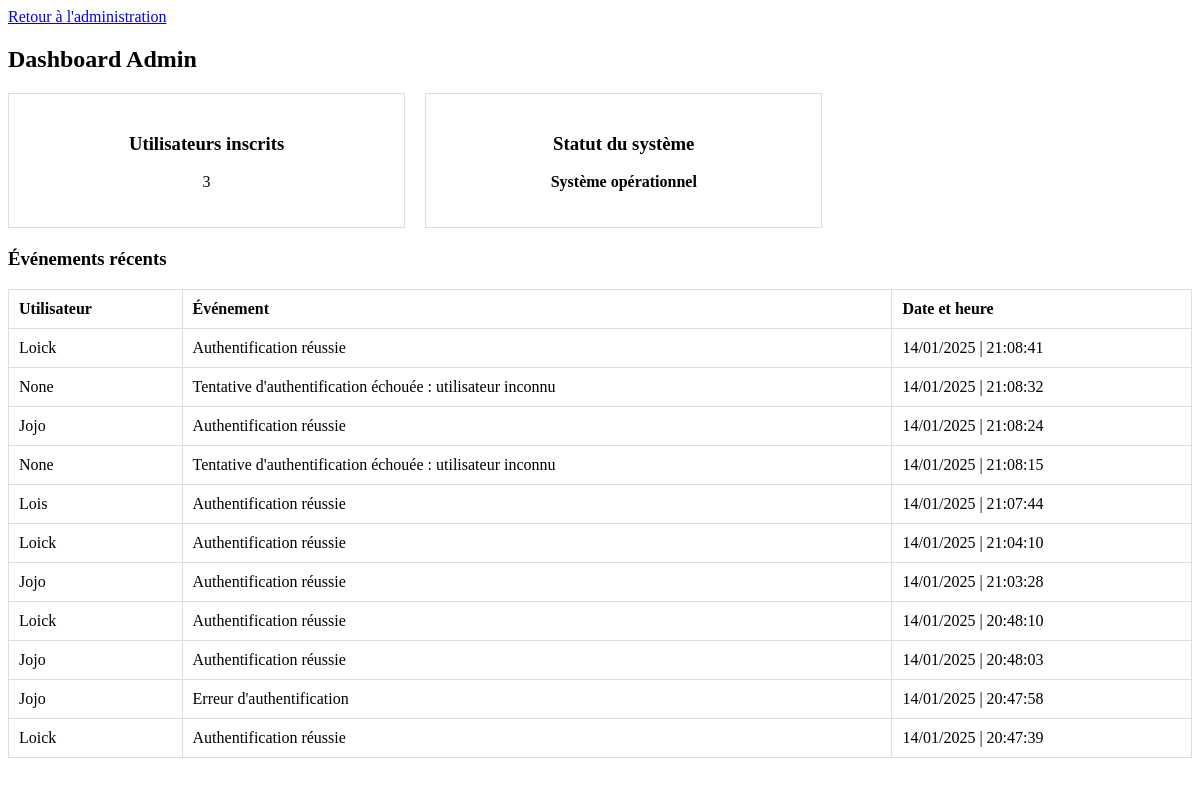
The app's page /admin/dashboard (signed in) with its own data.
### tables this page shows
CREATE TABLE events (
        id INTEGER PRIMARY KEY,
        user_id INTEGER,
        event TEXT,
        timestamp TIMESTAMP DEFAULT (DATETIME('now', 'localtime')),
        FOREIGN KEY(user_id) REFERENCES users(id)
    );

CREATE TABLE users (
        id INTEGER PRIMARY KEY, 
        name VARCHAR(255) NOT NULL UNIQUE,
        password VARCHAR(255) NOT NULL,
        role VARCHAR(50) NOT NULL DEFAULT 'user'
    );

### Backend/app.py (the view)
@app.route('/admin/dashboard')
def dashboard():
    if 'role' not in session or session['role'] != 'admin':
        flash("Accès interdit.", 'error')
        return redirect(url_for('login'))
    users_count = get_all_users_count()
    system_status = check_system_status()
    recent_events = get_recent_events()
    return render_template('admin_dashboard.html', users_count=users_count, system_status=system_status, recent_events=recent_events)

### Backend/database.py (called while the page is built)
def get_all_users_count():
    with db.connect() as conn:
        result = conn.execute(text("SELECT COUNT(*) FROM users"))
        return result.scalar()  # Renvoie le nombre d'utilisateurs

def check_system_status():
    try:
        with db.connect() as conn:
            conn.execute(text("SELECT 1"))
        return "Système opérationnel"
    except Exception as e:
        return f"Erreur : {str(e)}"

def get_recent_events():
    with db.connect() as conn:
        result = conn.execute(text("SELECT events.event, strftime('%d/%m/%Y | %H:%M:%S', events.timestamp) AS formatted_timestamp, users.name AS user_name FROM events LEFT JOIN users ON events.user_id = users.id ORDER BY events.timestamp DESC LIMIT 20;")).fetchall()
        return [dict(row) for row in result]

### Frontend/templates/admin_dashboard.html (shortened to what this page needs)
<!DOCTYPE html>
<html lang="fr">
<head>
</head>
<a href="/admin" class="btn-back">Retour à l'administration</a>
<body>
    <h2>Dashboard Admin</h2>
    <div class="dashboard">
        <div class="dashboard-item">
            <h3>Utilisateurs inscrits</h3>
            <p>{{ users_count }}</p>
        </div>
        <div class="dashboard-item">
            <h3>Statut du système</h3>
            <p class="status">{{ system_status }}</p>
        </div>
    </div>
    <div class="recent-events">
        <h3>Événements récents</h3>
        <table>
            <thead>
                <tr>
                    <th>Utilisateur</th>
                    <th>Événement</th>
                    <th>Date et heure</th>
                </tr>
            </thead>
            <tbody>
                {% for event in recent_events %}
                    <tr>
                        <td>{{ event['user_name'] }}</td>
                        <td>{{ event['event'] }}</td>
                        <td>{{ event['formatted_timestamp'] }}</td>
                    </tr>
                {% endfor %}
            </tbody>
        </table>
    </div>
</body>
</html>

### Frontend/templates/admin_dashboard.html (style rules this page uses)
.dashboard { display: flex; flex-wrap: wrap; gap: 20px; }
.dashboard-item { border: 1px solid #ddd; padding: 20px; width: 30%; text-align: center; }
.status { font-weight: bold; }
.recent-events { width: 100%; margin-top: 20px; }
table { width: 100%; border-collapse: collapse; }
th, td { padding: 10px; border: 1px solid #ddd; text-align: left; }

### records on screen
events: user_name "Loick", event "Authentification réussie", formatted_timestamp "14/01/2025 | 21:08:41"
events: user_name "None", event "Tentative d'authentification échouée : utilisateur inconnu", formatted_timestamp "14/01/2025 | 21:08:32"
events: user_name "Jojo", event "Authentification réussie", formatted_timestamp "14/01/2025 | 21:08:24"
events: user_name "None", event "Tentative d'authentification échouée : utilisateur inconnu", formatted_timestamp "14/01/2025 | 21:08:15"
events: user_name "Lois", event "Authentification réussie", formatted_timestamp "14/01/2025 | 21:07:44"
events: user_name "Loick", event "Authentification réussie", formatted_timestamp "14/01/2025 | 21:04:10"
events: user_name "Jojo", event "Authentification réussie", formatted_timestamp "14/01/2025 | 21:03:28"
events: user_name "Loick", event "Authentification réussie", formatted_timestamp "14/01/2025 | 20:48:10"
events: user_name "Jojo", event "Authentification réussie", formatted_timestamp "14/01/2025 | 20:48:03"
events: user_name "Jojo", event "Erreur d'authentification", formatted_timestamp "14/01/2025 | 20:47:58"
events: user_name "Loick", event "Authentification réussie", formatted_timestamp "14/01/2025 | 20:47:39"

### other values on screen
{{ users_count }} "3"
{{ system_status }} "Système opérationnel"
